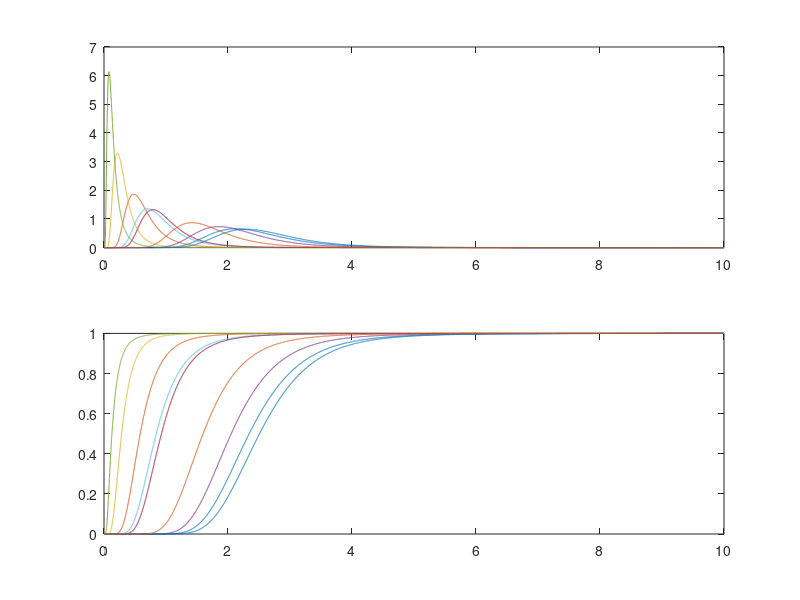

MATLAB code to generate this figure: (Note: this script raises an error after producing the figure.)
data = importdata('Output.txt');
data = data.data;
delay = data(:,1);
pdf = data(:,2:end);

[nrow, ncol] = size(pdf);

% create a new figure object
fig = figure;

subplot(2,1,1);
for i = 1:ncol
	p(i) = plot(delay, pdf(:,i));
	hold on;
end
hold off;

cdf = cumtrapz(delay, pdf);

subplot(2,1,2);
for i = 1:ncol
	c(i) = plot(delay, cdf(:,i));
	hold on;
end
hold off;

% adjusting for saving as pdf
fig.PaperPositionMode='auto';
fig.PaperOrientation = 'landscape';
saveas(fig, 'plot_pdf_cdf.eps', 'epsc');

% create a new figure object
fig = figure;

subplot(2,1,1);
for i = 1:ncol
	c(i) = plot(delay, 1-cdf(:,i));
	hold on;
end
hold off;

subplot(2,1,2);
for i = 1:ncol
	p(i) = semilogy(delay, 1-cdf(:,i));
	hold on;
end

% adjusting for saving as pdf
fig.PaperPositionMode='auto';
fig.PaperOrientation = 'landscape';
saveas(fig, 'plot_cdf_1-cdf.eps', 'epsc');

exit
